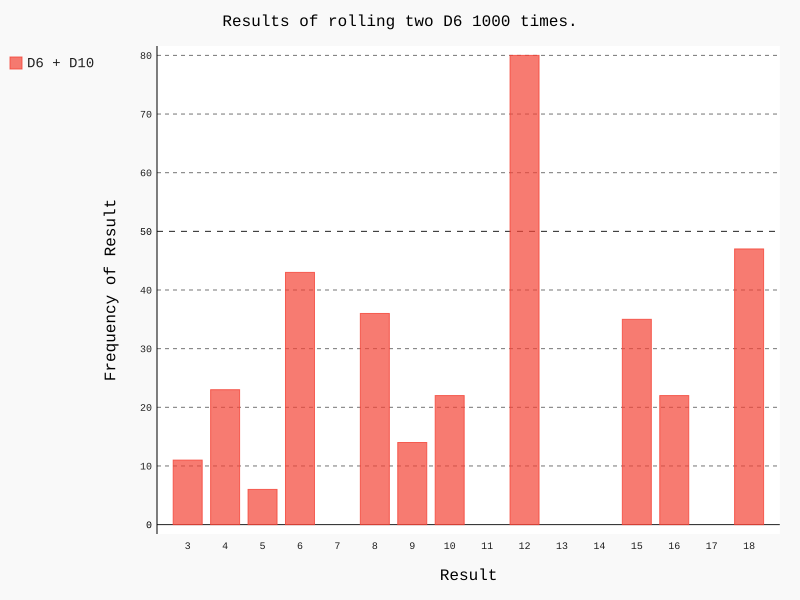

Here is the Python script that generated this plot:
import pygal
from die import Die

# Create a D6
die_1 = Die(6)
die_2 = Die(6)
die_3 = Die(6)

# Make some rolls, and store results in a list
results = []

for roll_num in range(1000):
    result = die_1.roll() * die_2.roll() * die_3.roll()
    results.append(result)

# analyze the results
frequencies = []
max_results = die_1.num_sides + die_2.num_sides + die_3.num_sides

for value in range(3, max_results+1):
    frequency = results.count(value)
    frequencies.append(frequency)

#print(results)
#print(frequencies)

# Visualize the results
hist = pygal.Bar()

hist.title = "Results of rolling two D6 1000 times."
# hist.x_labels = ['1', '2', '3', '4', '5', '6']
# hist.x_labels = ['2', '3', '4', '5', '6', '7', '8', '9', '10', '11', '12', '13', '14', '15', '16']
hist.x_labels = []
for value in range(max_results-2):
    hist.x_labels.append(value+3)

#hist.x_labels = list(len(range(1, max_results)))
hist.x_title = "Result"
hist.y_title = "Frequency of Result"

hist.add('D6 + D10', frequencies)
hist.render_to_file('die_visual.svg')
